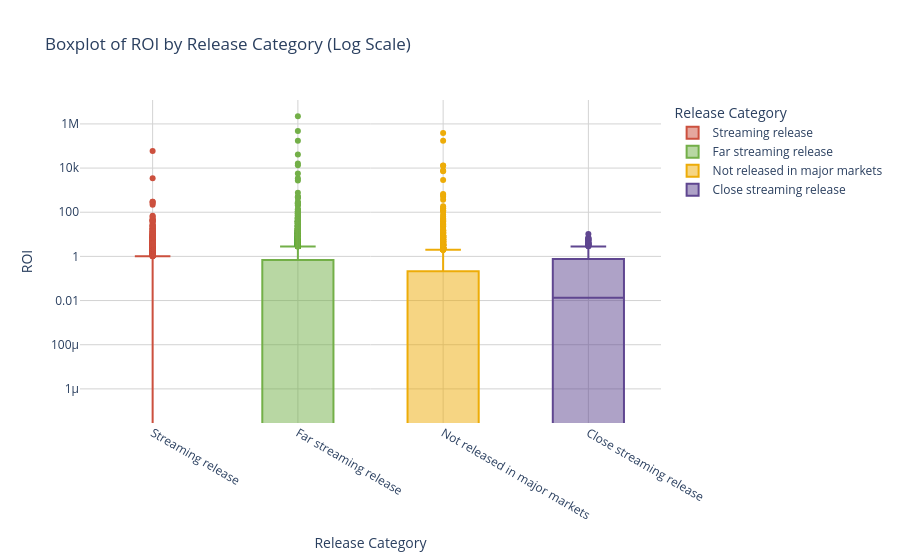

Source (notebook cell):
### Code cell
fig = px.box(
    filtered_data,
    x="release_category",
    y="roi",
    title="Boxplot of ROI by Release Category (Log Scale)",
    labels={"roi": "ROI", "release_category": "Release Category"},
    log_y=True,
    color="release_category",
    color_discrete_map={
        "Streaming release": "rgba(204, 80, 62, 1)",
        "Not released in major markets": "rgba(237, 172, 8, 1)",
        "Far streaming release": "rgba(115, 175, 72, 1)",
        "Close streaming release": "rgba(95, 70, 144, 1)",
    },
)

fig.update_layout(
    plot_bgcolor="white",
    paper_bgcolor="white",
    yaxis=dict(gridcolor="lightgray", zerolinecolor="lightgray"),
    xaxis=dict(gridcolor="lightgray", zerolinecolor="lightgray"),
    font=dict(size=12),
    legend_title_text="Release Category",
)

fig.show()

### Figure 1 — Plotly figure (JSON) as saved in the notebook; plotly's stock layout.template omitted (floating-point values rounded to 4 significant figures; data arrays with more than 128 entries replaced by an {"elided": "..."} marker saying what was removed)
{"data": [{"alignmentgroup": "True", "hovertemplate": "Release Category=%{x}<br>ROI=%{y}<extra></extra>", "legendgroup": "Streaming release", "marker": {"color": "rgba(204, 80, 62, 1)"}, "name": "Streaming release", "notched": false, "offsetgroup": "Streaming release", "orientation": "v", "showlegend": true, "type": "box", "x": {"elided": "2085 str values"}, "x0": " ", "xaxis": "x", "y": {"elided": "2085 float values"}, "y0": " ", "yaxis": "y"}, {"alignmentgroup": "True", "hovertemplate": "Release Category=%{x}<br>ROI=%{y}<extra></extra>", "legendgroup": "Far streaming release", "marker": {"color": "rgba(115, 175, 72, 1)"}, "name": "Far streaming release", "notched": false, "offsetgroup": "Far streaming release", "orientation": "v", "showlegend": true, "type": "box", "x": {"elided": "7977 str values"}, "x0": " ", "xaxis": "x", "y": {"elided": "7977 float values"}, "y0": " ", "yaxis": "y"}, {"alignmentgroup": "True", "hovertemplate": "Release Category=%{x}<br>ROI=%{y}<extra></extra>", "legendgroup": "Not released in major markets", "marker": {"color": "rgba(237, 172, 8, 1)"}, "name": "Not released in major markets", "notched": false, "offsetgroup": "Not released in major markets", "orientation": "v", "showlegend": true, "type": "box", "x": {"elided": "1813 str values"}, "x0": " ", "xaxis": "x", "y": {"elided": "1813 float values"}, "y0": " ", "yaxis": "y"}, {"alignmentgroup": "True", "hovertemplate": "Release Category=%{x}<br>ROI=%{y}<extra></extra>", "legendgroup": "Close streaming release", "marker": {"color": "rgba(95, 70, 144, 1)"}, "name": "Close streaming release", "notched": false, "offsetgroup": "Close streaming release", "orientation": "v", "showlegend": true, "type": "box", "x": {"elided": "256 str values"}, "x0": " ", "xaxis": "x", "y": {"elided": "256 float values"}, "y0": " ", "yaxis": "y"}], "layout": {"boxmode": "overlay", "font": {"size": 12}, "legend": {"title": {"text": "Release Category"}, "tracegroupgap": 0}, "paper_bgcolor": "white", "plot_bgcolor": "white", "title": {"text": "Boxplot of ROI by Release Category (Log Scale)"}, "xaxis": {"anchor": "y", "categoryarray": ["Streaming release", "Far streaming release", "Not released in major markets", "Close streaming release"], "categoryorder": "array", "domain": [0, 1], "gridcolor": "lightgray", "title": {"text": "Release Category"}, "zerolinecolor": "lightgray"}, "yaxis": {"anchor": "x", "domain": [0, 1], "gridcolor": "lightgray", "title": {"text": "ROI"}, "type": "log", "zerolinecolor": "lightgray"}}}
